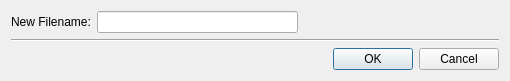
<?xml version="1.0" encoding="UTF-8"?>
<ui version="4.0">
 <class>RewriteUi</class>
 <widget class="QDialog" name="RewriteUi">
  <property name="geometry">
   <rect>
    <x>0</x>
    <y>0</y>
    <width>510</width>
    <height>80</height>
   </rect>
  </property>
  <property name="windowTitle">
   <string>Set New Filename</string>
  </property>
  <layout class="QGridLayout" name="gridLayout">
   <item row="0" column="0">
    <layout class="QVBoxLayout" name="verticalLayout">
     <item>
      <layout class="QHBoxLayout" name="horizontalLayout">
       <item>
        <widget class="QLabel" name="label">
         <property name="text">
          <string>New Filename:</string>
         </property>
        </widget>
       </item>
       <item>
        <widget class="QLineEdit" name="lineEditNewFile"/>
       </item>
       <item>
        <spacer name="horizontalSpacer">
         <property name="orientation">
          <enum>Qt::Horizontal</enum>
         </property>
         <property name="sizeHint" stdset="0">
          <size>
           <width>40</width>
           <height>20</height>
          </size>
         </property>
        </spacer>
       </item>
      </layout>
     </item>
     <item>
      <widget class="Line" name="line">
       <property name="orientation">
        <enum>Qt::Horizontal</enum>
       </property>
      </widget>
     </item>
     <item>
      <widget class="QDialogButtonBox" name="buttonBox">
       <property name="standardButtons">
        <set>QDialogButtonBox::Cancel|QDialogButtonBox::Ok</set>
       </property>
      </widget>
     </item>
    </layout>
   </item>
  </layout>
 </widget>
 <layoutdefault spacing="6" margin="11"/>
 <resources/>
 <connections>
  <connection>
   <sender>buttonBox</sender>
   <signal>accepted()</signal>
   <receiver>RewriteUi</receiver>
   <slot>accept()</slot>
   <hints>
    <hint type="sourcelabel">
     <x>389</x>
     <y>59</y>
    </hint>
    <hint type="destinationlabel">
     <x>417</x>
     <y>76</y>
    </hint>
   </hints>
  </connection>
  <connection>
   <sender>buttonBox</sender>
   <signal>rejected()</signal>
   <receiver>RewriteUi</receiver>
   <slot>reject()</slot>
   <hints>
    <hint type="sourcelabel">
     <x>458</x>
     <y>56</y>
    </hint>
    <hint type="destinationlabel">
     <x>492</x>
     <y>12</y>
    </hint>
   </hints>
  </connection>
 </connections>
</ui>
